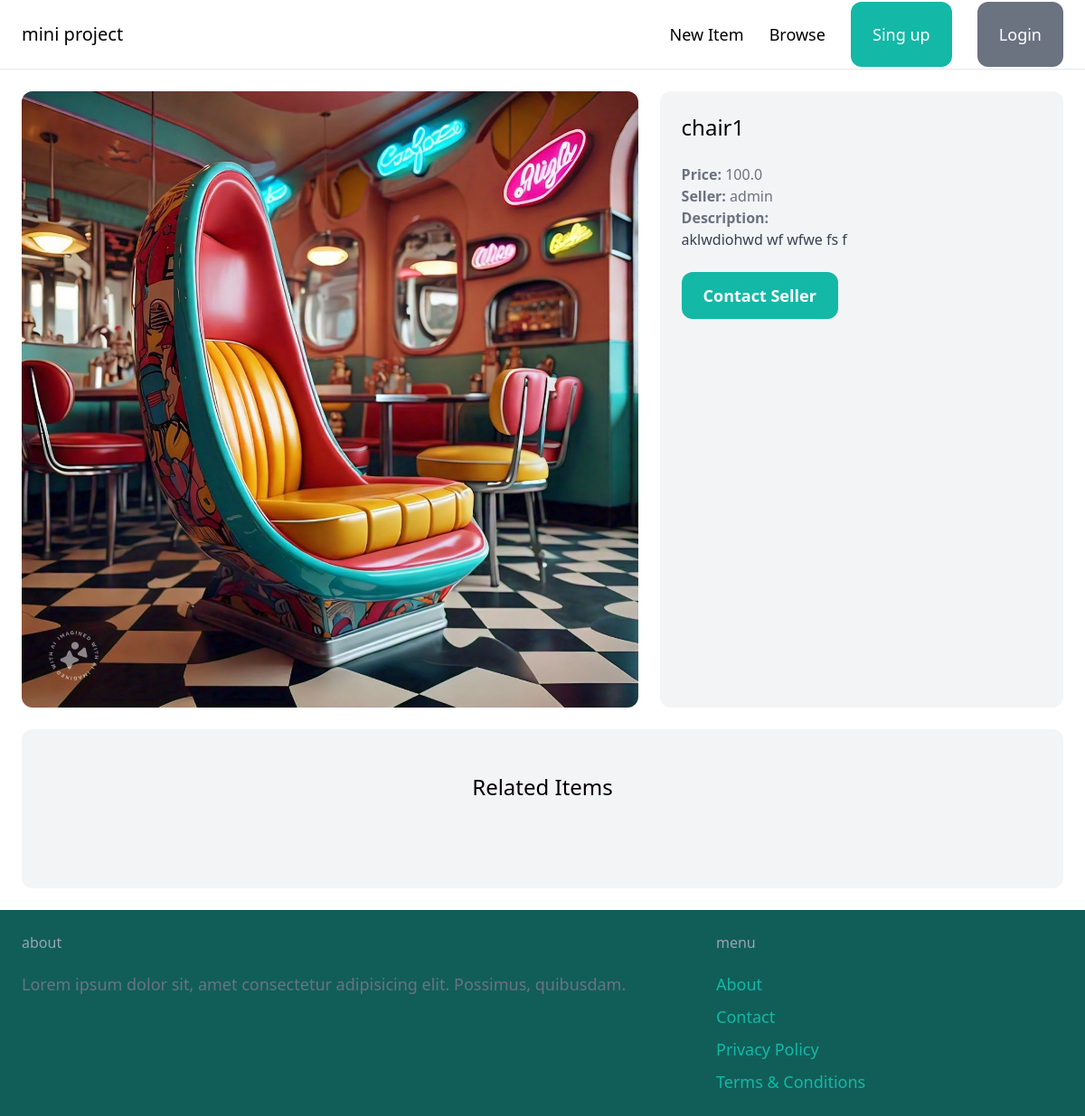
Screenshot of /item/1/ with the database file from the repository.
### item/models.py (models this page shows, shortened)
class Item(models.Model):
    category = models.ForeignKey(Category, related_name='item', on_delete=models.CASCADE)
    name = models.CharField(max_length=255)
    description = models.TextField(blank=True, null=True)
    price = models.FloatField()
    image = models.ImageField(upload_to='item_image', blank=True, null=True)
    is_sold = models.BooleanField(default=False)
    created_by = models.ForeignKey(User, related_name='item', on_delete=models.CASCADE)
    created_at = models.DateTimeField(auto_now_add=True)

### item/views.py (the view)
# urls.py: path('<int:pk>/', views.detail, name='detail'),
def detail(request, pk):
    item = get_object_or_404(Item, pk=pk)
    related_items = Item.objects.filter(category=item.category, is_sold=False).exclude(pk=pk)[0:3]
    return render(request, 'item/detail.html', {
        'item': item,
        'related_items': related_items,
    })

### item/templates/item/detail.html (shortened to what this page needs)
{% extends 'core/base.html' %}
{% block content %}
<div class="grid grid-cols-5 gap-6">
    <div class="col-span-3">
        <img src="{{ item.image.url }}" class="rounded-xl">
    </div>
    <div class="col-span-2 p-6 bg-gray-100 rounded-xl">
        <h1 class="mb-6 text-2xl"> {{ item.name }}</h1>
        <p class="text-gray-500"><strong>Price:</strong> {{ item.price }}</p>
        <p class="text-gray-500"><strong>Seller:</strong> {{ item.created_by.username }}</p>
        {% if item.description %}
            <p class="text-gray-700"><strong class="text-gray-500">Description:</strong><br>{{ item.description }}</p>
        {% endif %}
        {% if request.user == item.created_by %}
            <div class="mt-6 p-6 bg-white rounded-xl">
                <p>This is your item!</p>
                <a href="{% url 'item:edit' item.id %}" class="inline-block mt-6 p-6 py-3 text-lg font-semibold bg-teal-500 text-white rounded-xl">Edit</a>
                <a href="{% url 'item:delete' item.id %}" class="inline-block mt-6 p-6 py-3 text-lg font-semibold bg-red-500 text-white rounded-xl">Delete</a>
            </div>
        {% else %}
            <a href="{% url 'conversation:new' item.id %}" class="inline-block mt-6 px-6 py-3 text-lg font-semibold bg-teal-500 text-white rounded-xl hover:bg-teal-700">Contact Seller</a>
        {% endif %}
    </div>
</div>
<div class="mt-6 px-6 py-12 bg-gray-100 rounded-xl">
    <h2  class="mb-12 text-2xl text-center">Related Items</h2>
</div>
{% endblock %}

### rows the page displays
Item: image (picture), name "chair1", price "100.0", created_by.username "admin", description "aklwdiohwd wf wfwe fs f"
